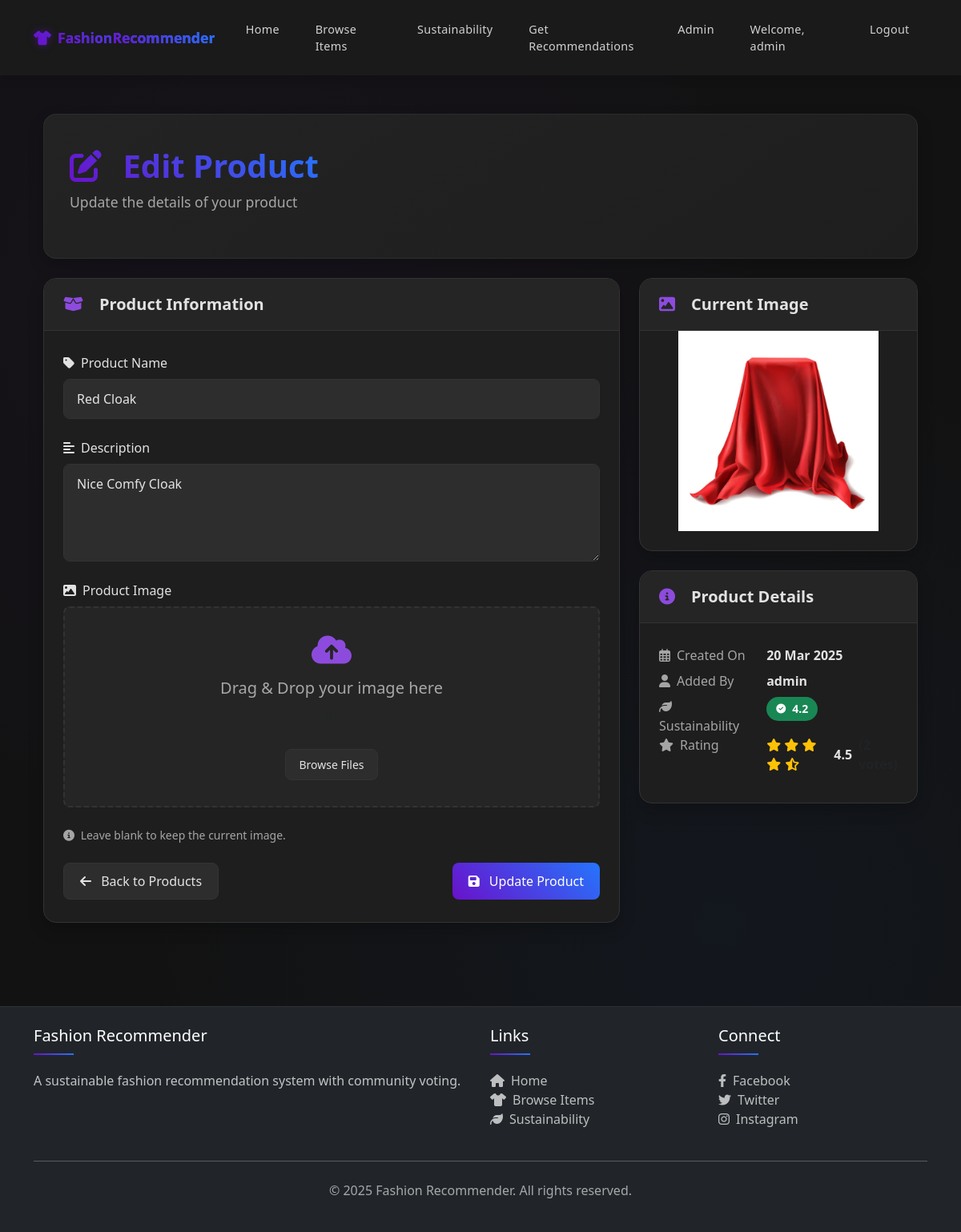
The app's page /admin/products/1/edit (signed in) with its own data.
### models.py (models this page shows, shortened)
class User(UserMixin, db.Model):
    id = db.Column(db.Integer, primary_key=True)
    username = db.Column(db.String(64), unique=True, nullable=False)
    email = db.Column(db.String(120), unique=True, nullable=False)
    password_hash = db.Column(db.String(128))
    role = db.Column(db.String(20), default=Role.CUSTOMER)  # Default to customer role
    created_at = db.Column(db.DateTime, default=datetime.utcnow)
    items = db.relationship('ClothingItem', backref='owner', lazy='dynamic')
    votes = db.relationship('Vote', backref='voter', lazy='dynamic')
    def is_admin(self):
        return self.role == Role.ADMIN

class ClothingItem(db.Model):
    id = db.Column(db.Integer, primary_key=True)
    name = db.Column(db.String(100), nullable=False)
    description = db.Column(db.Text)
    image_path = db.Column(db.String(255), nullable=False)
    sustainability_score = db.Column(db.Float, default=0.0)
    sustainability_notes = db.Column(db.Text)
    created_at = db.Column(db.DateTime, default=datetime.utcnow)
    user_id = db.Column(db.Integer, db.ForeignKey('user.id'))
    votes = db.relationship('Vote', backref='item', lazy='dynamic')
    def get_vote_score(self):
        votes = self.votes.all()
        if not votes:
            return 0
        return sum(vote.value for vote in votes) / len(votes)

### app_simple.py (the view, shortened to what this page needs)
@app.route('/admin/products/<int:item_id>/edit', methods=['GET', 'POST'])
@login_required
@admin_required
def admin_product_edit(item_id):
    item = ClothingItem.query.get_or_404(item_id)
    item.image_path = normalize_path(item.image_path)
    return render_template('admin/product_form.html', item=item)

### templates/admin/product_form.html (shortened to what this page needs)
{% extends "base.html" %}
{% block extra_css %}
<link href="https://unpkg.com/aos@2.3.1/dist/aos.css" rel="stylesheet">
{% endblock %}
{% block content %}
<div class="container py-4">
    <div class="page-header mb-4" data-aos="fade-up">
        <div class="page-header-content">
            <h1 class="page-title">
                <i class="fas {% if item %}fa-edit{% else %}fa-plus-circle{% endif %} me-3"></i>
                {% if item %}Edit Product{% else %}Add New Product{% endif %}
            </h1>
            <p class="page-subtitle">
                {% if item %}Update the details of your product{% else %}Create a new product in your inventory{% endif %}
            </p>
        </div>
    </div>
    <div class="row">
        <div class="col-md-8" data-aos="fade-up" data-aos-delay="100">
            <div class="card">
                <div class="card-header">
                    <h5>
                        <i class="fas fa-box-open me-2"></i>
                        Product Information
                    </h5>
                </div>
                <div class="card-body">
                    <form method="POST" enctype="multipart/form-data" id="productForm">
                        <div class="mb-4" data-aos="fade-up" data-aos-delay="150">
                            <label for="item_name" class="form-label">
                                <i class="fas fa-tag me-2"></i>Product Name
                            </label>
                            <input type="text" class="form-control" id="item_name" name="item_name"
                                value="{{ item.name if item else '' }}" required>
                        </div>
                        <div class="mb-4" data-aos="fade-up" data-aos-delay="200">
                            <label for="item_description" class="form-label">
                                <i class="fas fa-align-left me-2"></i>Description
                            </label>
                            <textarea class="form-control" id="item_description" name="item_description"
                                rows="4">{{ item.description if item else '' }}</textarea>
                        </div>
                        <div class="mb-4" data-aos="fade-up" data-aos-delay="250">
                            <label class="form-label d-block">
                                <i class="fas fa-image me-2"></i>Product Image
                            </label>
                            <div class="file-upload-container" id="dropArea">
                                <i class="fas fa-cloud-upload-alt file-upload-icon"></i>
                                <h5 class="file-upload-text">Drag & Drop your image here</h5>
                                <p class="text-muted">or</p>
                                <span class="file-upload-btn">Browse Files</span>
                            </div>
                            <div class="form-text">
                                {% if item %}
                                    <i class="fas fa-info-circle me-1"></i> Leave blank to keep the current image.
                                {% else %}
                                    <i class="fas fa-info-circle me-1"></i> Upload a clear image of the product. Supported formats: JPG, JPEG, PNG.
                                {% endif %}
                            </div>
                        </div>
                        <div class="d-flex justify-content-between mt-4" data-aos="fade-up" data-aos-delay="300">
                            <a href="{{ url_for('admin_products') }}" class="btn btn-outline-secondary">
                                <i class="fas fa-arrow-left me-2"></i> Back to Products
                            </a>
                            <button type="submit" class="btn btn-primary">
                                <i class="fas {% if item %}fa-save{% else %}fa-plus-circle{% endif %} me-2"></i>
                                {% if item %}Update Product{% else %}Create Product{% endif %}
                            </button>
                        </div>
                    </form>
                </div>
            </div>
        </div>
        {% if item %}
        <div class="col-md-4">
            <div class="card mb-4" data-aos="fade-up" data-aos-delay="350">
                <div class="card-header">
                    <h5>
                        <i class="fas fa-image me-2"></i>Current Image
                    </h5>
                </div>
                <div class="card-body p-0">
                    <div class="current-image-container">
                    <img src="{{ url_for('static', filename=item.image_path) }}" alt="{{ item.name }}"
                            class="current-image">
                    </div>
                </div>
            </div>
            <div class="card" data-aos="fade-up" data-aos-delay="400">
                <div class="card-header">
                    <h5>
                        <i class="fas fa-info-circle me-2"></i>Product Details
                    </h5>
                </div>
                <div class="card-body">
                    <dl class="row mb-0">
                        <dt class="col-sm-5">
                            <i class="far fa-calendar-alt me-2"></i>Created On
                        </dt>
                        <dd class="col-sm-7">{{ item.created_at.strftime('%d %b %Y') }}</dd>
                        <dt class="col-sm-5">
                            <i class="fas fa-user me-2"></i>Added By
                        </dt>
                        <dd class="col-sm-7">{{ item.owner.username }}</dd>
                        <dt class="col-sm-5">
                            <i class="fas fa-leaf me-2"></i>Sustainability
                        </dt>
                        <dd class="col-sm-7">
                            <span class="badge badge-sustainability bg-{% if item.sustainability_score < 2.5 %}danger{% elif item.sustainability_score < 3.5 %}warning{% else %}success{% endif %}">
                                <i class="fas fa-{% if item.sustainability_score < 2.5 %}exclamation-circle{% elif item.sustainability_score < 3.5 %}exclamation-triangle{% else %}check-circle{% endif %}"></i>
                                {{ item.sustainability_score }}
                            </span>
                        </dd>
                        <dt class="col-sm-5">
                            <i class="fas fa-star me-2"></i>Rating
                        </dt>
                        <dd class="col-sm-7">
                            <div class="d-flex align-items-center">
                                <div class="star-rating me-2">
                                    {% set score = item.get_vote_score()|round(1) %}
                                    {% for i in range(5) %}
                                        {% if i < score|int %}
                                            <i class="fas fa-star text-warning"></i>
                                        {% elif i == score|int and score % 1 >= 0.5 %}
                                            <i class="fas fa-star-half-alt text-warning"></i>
                                        {% else %}
                                            <i class="far fa-star text-warning"></i>
                                        {% endif %}
                                    {% endfor %}
                                </div>
                                <span>{{ score }}</span>
                                <span class="text-muted ms-2">({{ item.votes.count() }} votes)</span>
                            </div>
                        </dd>
                    </dl>
                </div>
            </div>
        </div>
        {% endif %}
    </div>
</div>
{% endblock %}

### templates/base.html (shortened to what this page needs)
<!DOCTYPE html>
<html lang="en">
<head>
    <link href="https://cdn.jsdelivr.net/npm/bootstrap@5.3.0-alpha1/dist/css/bootstrap.min.css" rel="stylesheet">
    <link rel="stylesheet" href="https://cdnjs.cloudflare.com/ajax/libs/font-awesome/6.3.0/css/all.min.css">
    <link rel="stylesheet" href="{{ url_for('static', filename='css/style.css') }}">
    {% block extra_css %}{% endblock %}
</head>
<body>
    <nav class="navbar navbar-expand-lg navbar-dark navbar-compact bg-dark">
        <div class="container">
            <a class="navbar-brand" href="{{ url_for('index') }}">
                <i class="fas fa-tshirt"></i><span class="brand-text">Fashion<span>Recommender</span></span>
            </a>
            <div class="collapse navbar-collapse" id="navbarSupportedContent">
                <ul class="navbar-nav me-auto mb-2 mb-lg-0">
                    <li class="nav-item">
                        <a class="nav-link {% if request.endpoint == 'index' %}active{% endif %}" href="{{ url_for('index') }}">Home</a>
                    </li>
                    <li class="nav-item">
                        <a class="nav-link {% if request.endpoint == 'items' %}active{% endif %}" href="{{ url_for('items') }}">Browse Items</a>
                    </li>
                    <li class="nav-item">
                        <a class="nav-link {% if request.endpoint == 'sustainability' %}active{% endif %}" href="{{ url_for('sustainability') }}">Sustainability</a>
                    </li>
                    <li class="nav-item">
                        <a class="nav-link" href="http://localhost:8501/">Get Recommendations</a>
                    </li>
                    {% if current_user.is_authenticated %}
                    {% if current_user.is_admin() %}
                    <li class="nav-item dropdown">
                        <a class="nav-link dropdown-toggle" href="#" id="adminDropdown" role="button" data-bs-toggle="dropdown" aria-expanded="false">
                            Admin
                        </a>
                    </li>
                    {% endif %}
                    {% endif %}
                </ul>
                <ul class="navbar-nav">
                    {% if current_user.is_authenticated %}
                    <li class="nav-item">
                        <span class="nav-link">Welcome, {{ current_user.username }}</span>
                    </li>
                    <li class="nav-item">
                        <a class="nav-link" href="{{ url_for('logout') }}">Logout</a>
                    </li>
                    {% endif %}
                </ul>
            </div>
        </div>
    </nav>
    <div class="container mt-4">
        {% block content %}{% endblock %}
    </div>
    <footer class="bg-dark text-white mt-5 py-4">
        <div class="container">
            <div class="row">
                <div class="col-md-6">
                    <h5>Fashion Recommender</h5>
                    <p class="text-light opacity-75">A sustainable fashion recommendation system with community voting.</p>
                </div>
                <div class="col-md-3">
                    <h5>Links</h5>
                    <ul class="list-unstyled">
                        <li><a href="{{ url_for('index') }}"><i class="fas fa-home me-2"></i>Home</a></li>
                        <li><a href="{{ url_for('items') }}"><i class="fas fa-tshirt me-2"></i>Browse Items</a></li>
                        <li><a href="{{ url_for('sustainability') }}"><i class="fas fa-leaf me-2"></i>Sustainability</a></li>
                    </ul>
                </div>
                <div class="col-md-3">
                    <h5>Connect</h5>
                    <ul class="list-unstyled">
                        <li><a href="#"><i class="fab fa-facebook-f me-2"></i>Facebook</a></li>
                        <li><a href="#"><i class="fab fa-twitter me-2"></i>Twitter</a></li>
                        <li><a href="#"><i class="fab fa-instagram me-2"></i>Instagram</a></li>
                    </ul>
                </div>
            </div>
            <hr class="my-4 opacity-25">
            <div class="text-center">
                <p>&copy; 2025 Fashion Recommender. All rights reserved.</p>
            </div>
        </div>
    </footer>
</body>
</html>

### records on screen
User: username "admin", owner.username "admin"
ClothingItem: item_name "Red Cloak", item_description "Nice Comfy Cloak", image_path (picture), created_at "20 Mar 2025", sustainability_score "4.2"

### other values on screen
{{ score }} "4.5"
